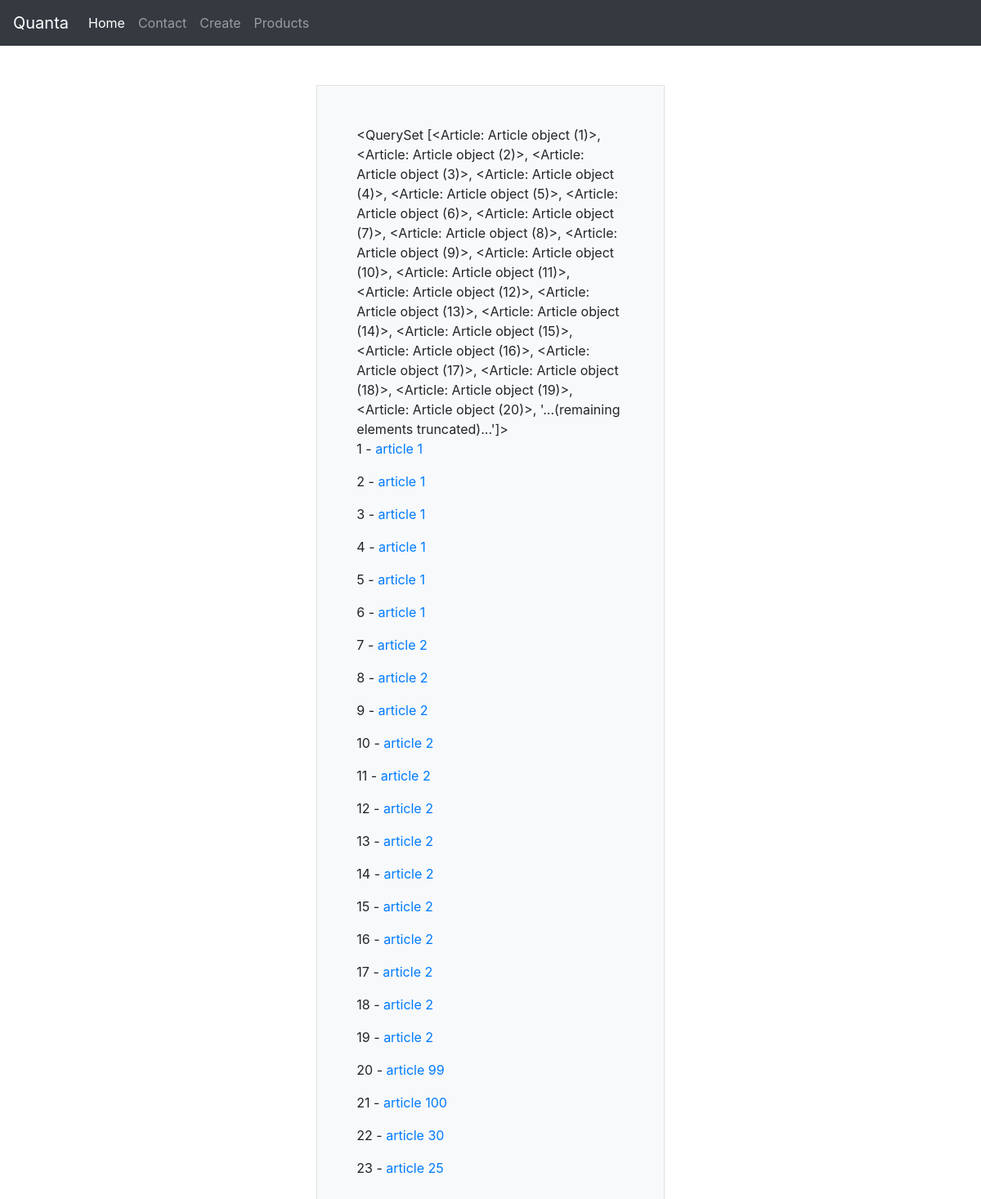
The page /article/list/ on the database as committed earlier.
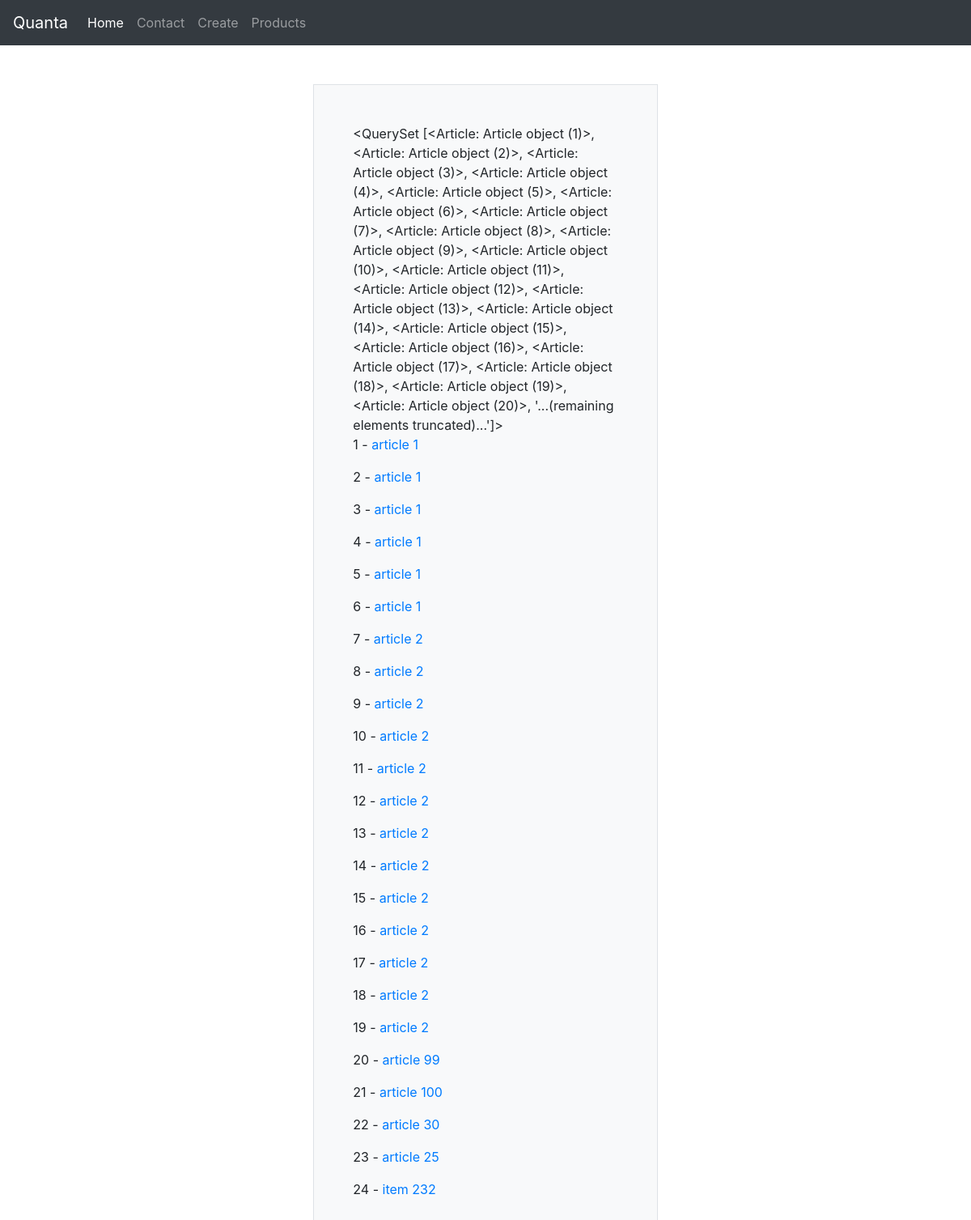
The same page on the database as committed later.
### Blog/models.py (models this page shows)
class Article(models.Model):
    title = models.CharField(max_length = 120)
    content = models.TextField(blank=True, null=False)
    active = models.BooleanField(default = False)
    def get_absolute_url(self):
        return reverse("article-detail", kwargs={"id": self.id})

### Blog/views.py (the view)
# urls.py: path('list/', article_list_view, name = 'article-list'),
def article_list_view(request):
    queryset = Article.objects.all()
    context = {
        'object_list' : queryset,
    }
    return render(request, 'articles/articles_list.html', context)

### Blog/templates/articles/articles_list.html
{% extends 'base.html' %}
{% block content %}
{{object_list}}
{% for instance in object_list %}
    <p> {{ instance.id }} - <a href='{{ instance.get_absolute_url }}'> {{ instance.title }} </a> </p>
{% endfor %}
{% endblock content %}

Rows that differ between the two databases and show on the page:
added Article: id "24", title "item 232"
